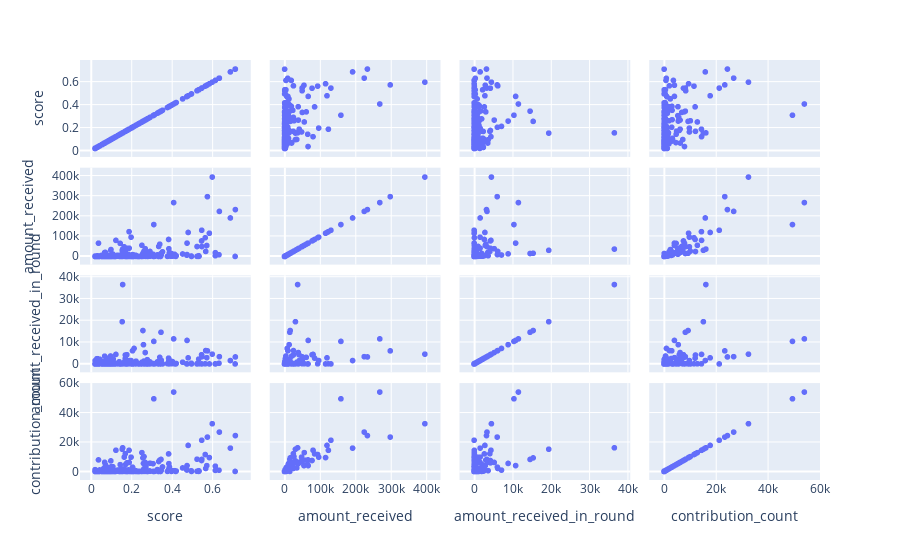

Notebook cell for this chart:
### Code cell
fig = px.scatter_matrix(merged[['score', 'amount_received', 'amount_received_in_round', 'contribution_count']])
fig.show()

### Figure 1 — Plotly figure (JSON) as saved in the notebook; plotly's stock layout.template omitted (floating-point values rounded to 4 significant figures; data arrays with more than 128 entries replaced by an {"elided": "..."} marker saying what was removed)
{"data": [{"dimensions": [{"axis": {"matches": true}, "label": "score", "values": {"elided": "280 float values"}}, {"axis": {"matches": true}, "label": "amount_received", "values": {"elided": "280 float values"}}, {"axis": {"matches": true}, "label": "amount_received_in_round", "values": {"elided": "280 float values"}}, {"axis": {"matches": true}, "label": "contribution_count", "values": {"elided": "280 int values"}}], "hovertemplate": "%{xaxis.title.text}=%{x}<br>%{yaxis.title.text}=%{y}<extra></extra>", "legendgroup": "", "marker": {"color": "#636efa", "symbol": "circle"}, "name": "", "showlegend": false, "type": "splom"}], "layout": {"dragmode": "select", "legend": {"tracegroupgap": 0}, "margin": {"t": 60}}}
